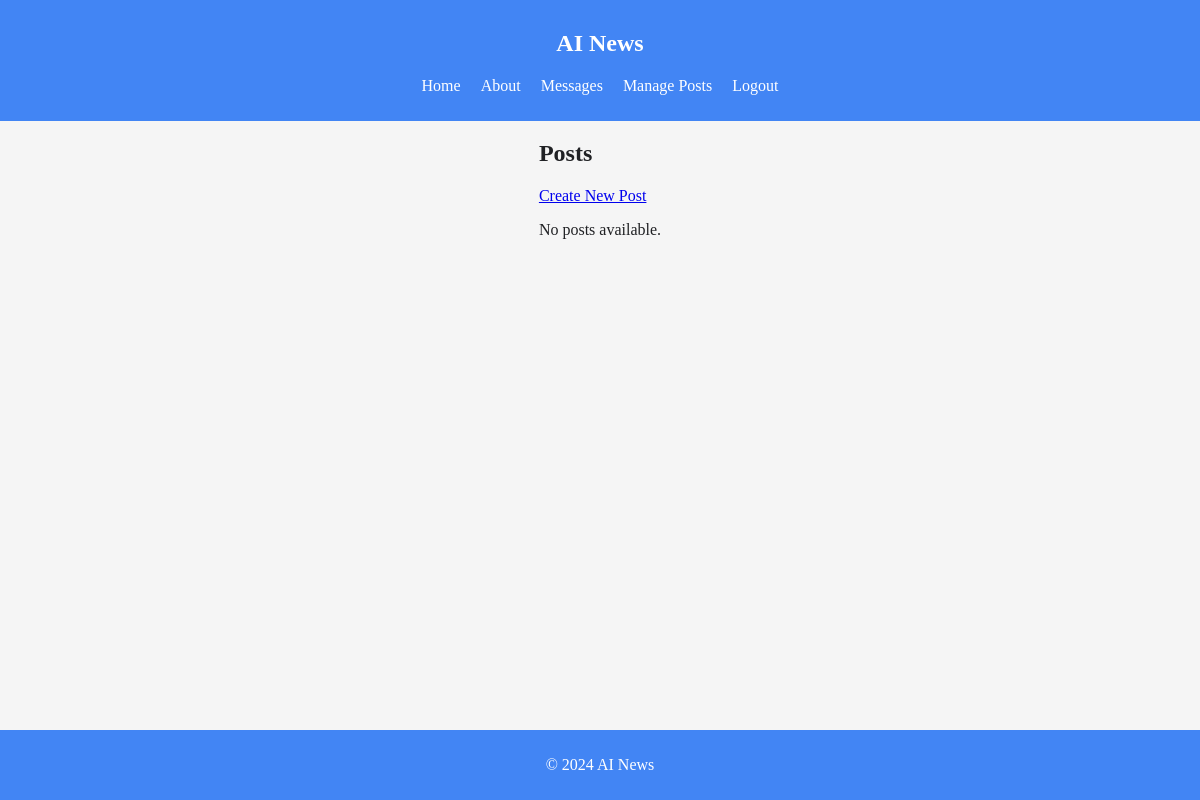
Page /posts (signed in) on the earlier database version.
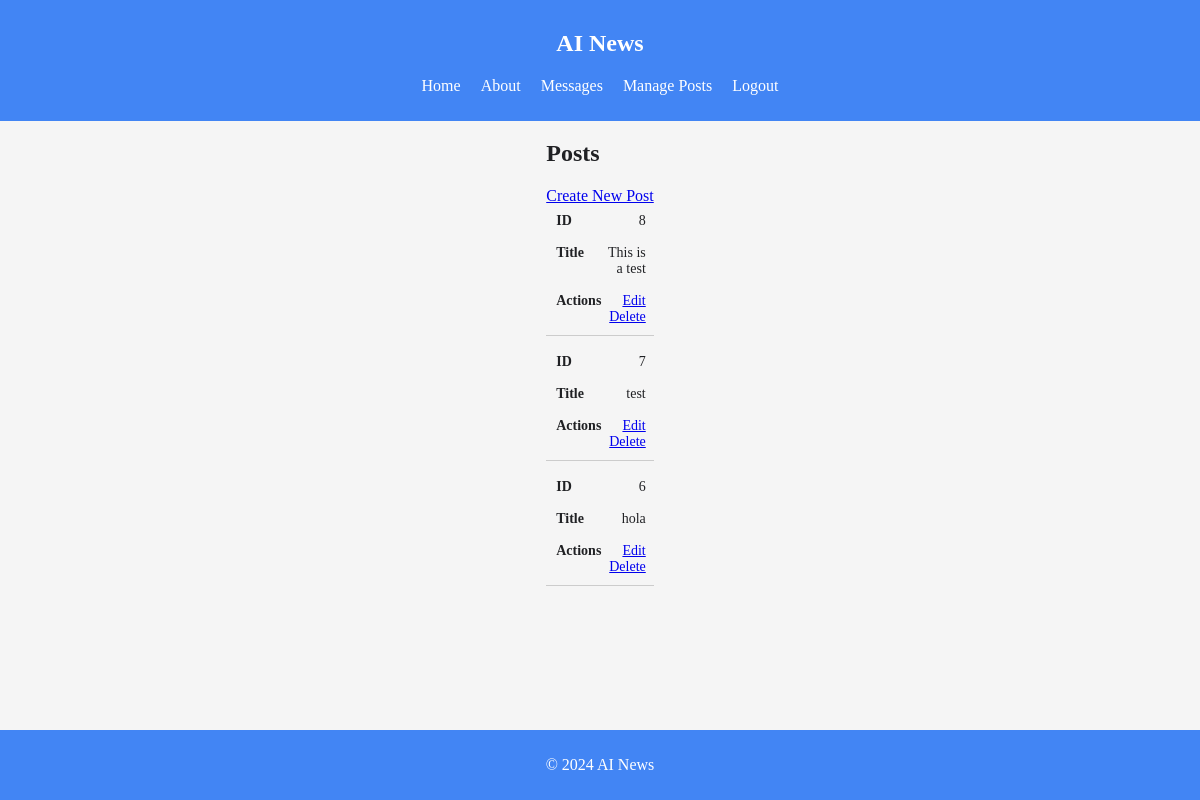
Same page on the later database version.
### tables this page shows
CREATE TABLE posts (
    id INTEGER PRIMARY KEY AUTOINCREMENT,
    title TEXT NOT NULL,
    content TEXT NOT NULL,
    created_at TIMESTAMP DEFAULT CURRENT_TIMESTAMP
);

### controllers/PostController.php (called while the page is built, shortened)
<?php
class PostController {
    public function index() {
        $postModel = new PostModel();
        $posts = $postModel->getAllPosts();
        include 'views/posts/index.php';
        $content = ob_get_clean();
        include 'views/layouts/layout.php';
    }
}

### init.php (called while the page is built, shortened)
<?php
function getDbConnection() {
    return new SQLite3('/var/www/html/database/ai_news_blog.db');
}

### models/PostModel.php (called while the page is built, shortened)
<?php
class PostModel {
    private $db;
    public function __construct() {
        $this->db = getDbConnection();
    }
    public function getAllPosts() {
        $posts = [];
        $results = $this->db->query('SELECT * FROM posts ORDER BY created_at DESC');
        if ($results) {
            while ($row = $results->fetchArray(SQLITE3_ASSOC)) {
                $posts[] = $row;
            }
        }
        return $posts;
    }
}

### views/posts/index.php (the view, shortened to what this page needs)
<section>
    <h2>Posts</h2>
    <a href="/posts/create">Create New Post</a>
    <?php if (!empty($posts)): ?>
    <table class="common-table">
        <tbody>
            <?php foreach ($posts as $post): ?>
            <tr>
                <td data-label="ID"><?php echo htmlspecialchars($post['id']); ?></td>
                <td data-label="Title"><?php echo htmlspecialchars($post['title']); ?></td>
                <td data-label="Actions">
                    <a href="/posts/edit/<?php echo urlencode($post['id']); ?>">Edit</a>
                    <a href="/posts/delete/<?php echo urlencode($post['id']); ?>" onclick="return confirm('Are you sure?')">Delete</a>
                </td>
            </tr>
            <?php endforeach; ?>
        </tbody>
    </table>
    <?php else: ?>
    <p>No posts available.</p>
    <?php endif; ?>
</section>

### index.php (shortened to what this page needs)
<?php
require_once 'init.php';
$requestUri = parse_url($_SERVER['REQUEST_URI'], PHP_URL_PATH);
switch (true) {
    case $requestUri === '/posts':
        $controller = new PostController();
        $controller->index();
        break;
}

### views/layouts/layout.php (shortened to what this page needs)
<!DOCTYPE html>
<html lang="en">
<head>
    <link rel="stylesheet" href="/css/styles.css">
</head>
<body>
    <?php include 'views/layouts/header.php'; ?>
    <main>
        <?php echo $content; ?>
    </main>
    <?php include 'views/layouts/footer.php'; ?>
</body>
</html>

### views/layouts/header.php (shortened to what this page needs)
<header>
  <nav>
    <a href="/" class="home-link"><h1>AI News</h1></a>
    <ul id="nav-menu">
      <li><a href="/">Home</a></li>
      <li><a href="/about">About</a></li>
      <?php if (isset($_SESSION['user'])): ?>
        <li><a href="/messages">Messages</a></li>
        <li><a href="/posts">Manage Posts</a></li>
        <li><a href="/logout">Logout</a></li>
      <?php else: ?>
        <li><a href="/login">Login</a></li>
      <?php endif; ?>
    </ul>
  </nav>
</header>

### views/layouts/footer.php
<footer>
  <p id="footer-text">&copy; <span id="year"></span> AI News</p>
</footer>

### css/styles.css (style rules this page uses)
:root { --primary-color: #4285F4; --secondary-color: #34A853; --accent-color: #FBBC05; --background-color: #F5F5F5; --text-color: #202124; }
body { background-color: var(--background-color); color: var(--text-color); margin: 0; }
header { width: 100%; text-align: center; background-color: var(--primary-color); padding: 10px 0; position: fixed; top: 0; left: 0; z-index: 1000; color: white; }
nav { position: relative; }
nav ul { list-style-type: none; padding: 0; display: flex; flex-direction: column; align-items: center; }
nav ul li { margin: 10px 0; }
nav ul li a { text-decoration: none; color: white; }
.home-link { text-decoration: none; color: white; }
main { width: 90%; max-width: 800px; margin: 0 auto 20px auto; display: flex; flex-direction: column; align-items: center; padding: 80px 0 60px; box-sizing: border-box; background-color: var(--background-color); color: var(--text-color); }
footer { width: 100%; text-align: center; background-color: var(--primary-color); padding: 10px 0; position: fixed; bottom: 0; color: white; }
.common-table { width: 100%; border-collapse: collapse; margin-bottom: 20px; }
.common-table th, .common-table td { border: 1px solid var(--primary-color); padding: 8px; text-align: left; }
.common-table tr { display: block; margin-bottom: 10px; border-bottom: 1px solid #ccc; }
.common-table td { display: block; text-align: right; font-size: 14px; border: none; position: relative; padding-left: 50%; }
.common-table td::before { content: attr(data-label); position: absolute; left: 10px; width: calc(50% - 20px); font-weight: bold; text-align: left; }
.common-table td:last-child { padding-bottom: 10px; }
@media (min-width: 600px) { main { padding: 120px 0 60px; } }
@media (min-width: 600px) { nav ul { flex-direction: row; justify-content: center; } }
@media (min-width: 600px) { nav ul li { margin: 0 10px; } }
@media (min-width: 600px) { body { font-size: 16px; } }

Differences in the rows shown:
added posts: id "8", title "This is a test"
added posts: id "7", title "test"
added posts: id "6", title "hola"
Other differences:
text no longer shown: "No posts available."
